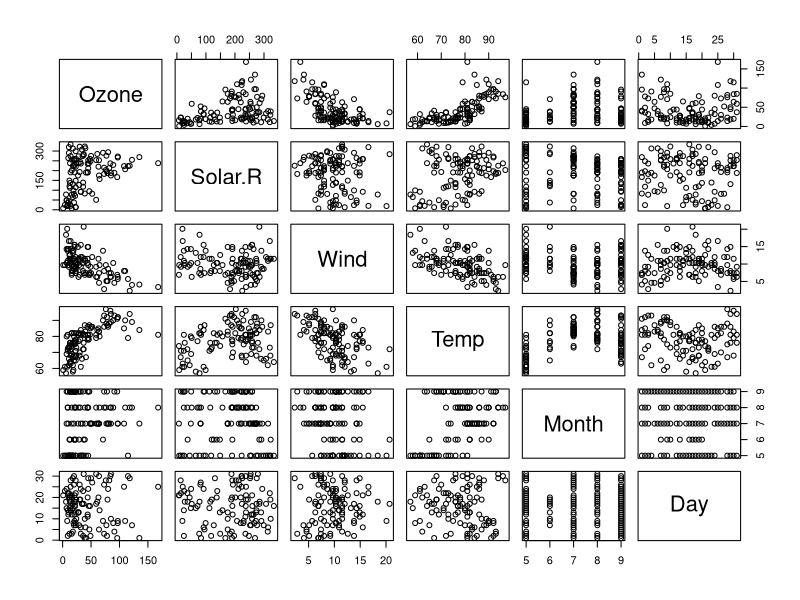
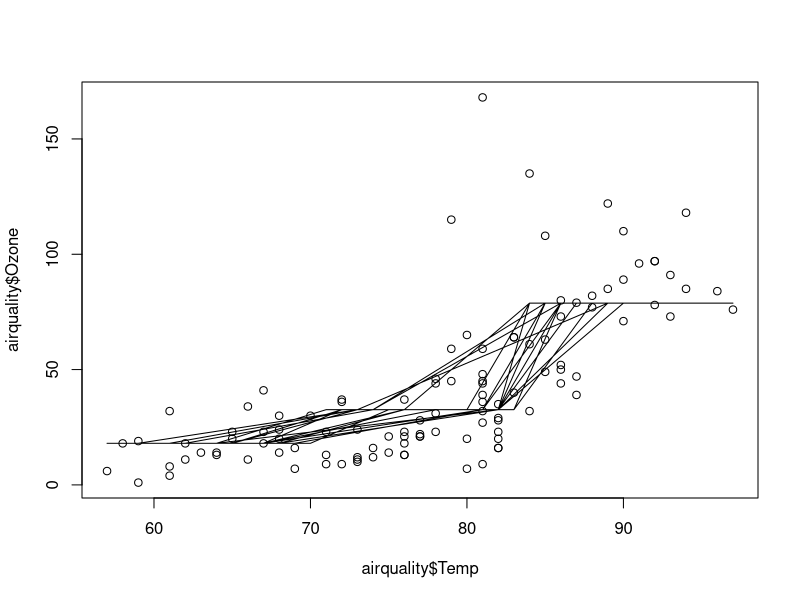
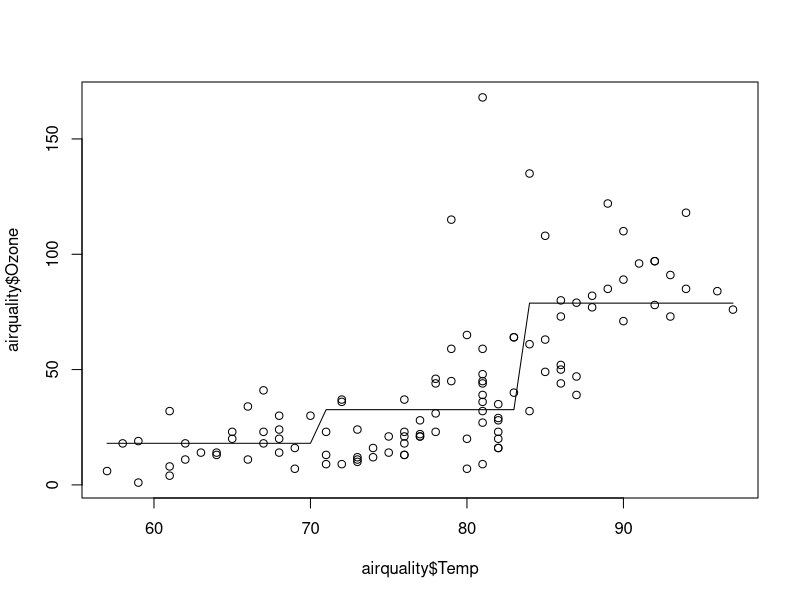
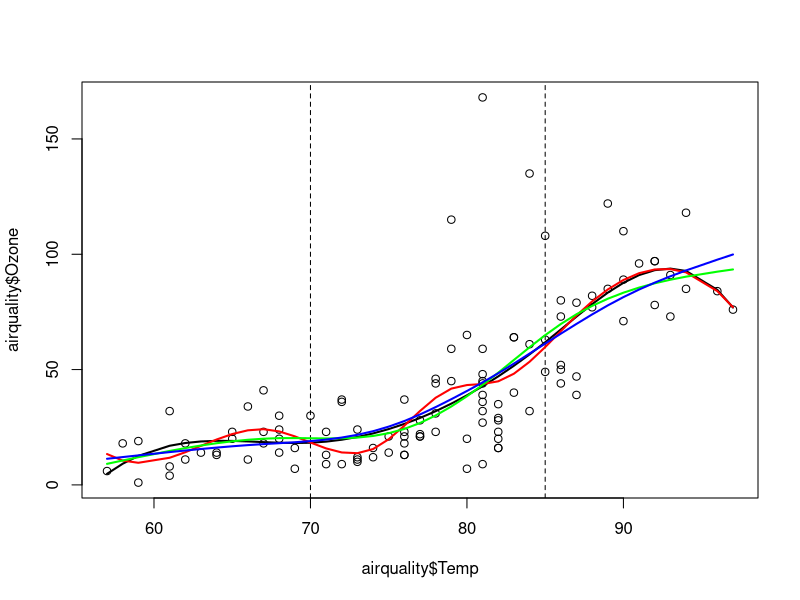
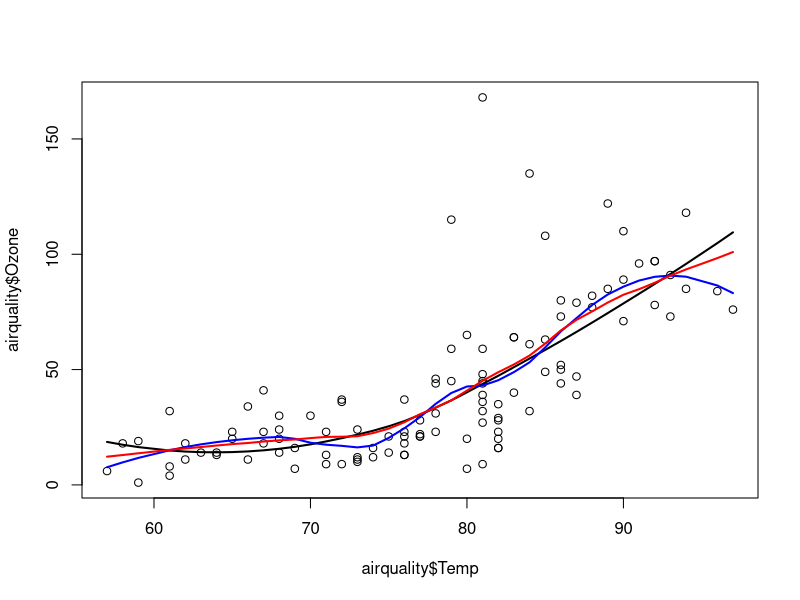
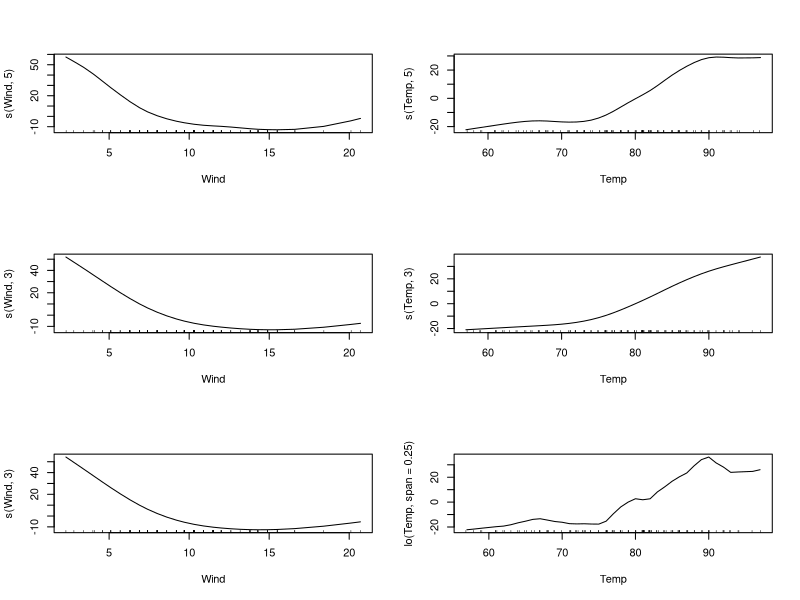

Source code (R) for these figures, in order:
# Chapter 7 Code

# Step functions ---------------------------------------------------

data(airquality)
airquality <- na.omit(airquality)

pairs(airquality)

plot(airquality$Temp, airquality$Ozone)

table(cut(airquality$Temp ,3)) 

stepfit1 <- lm(Ozone ~ cut(Temp, 3), data = airquality)
coef(stepfit1)
steppred1 <- predict(stepfit1)
lines(airquality$Temp, steppred1)

stepdat1 <- data.frame(Temp = airquality$Temp, steppred1)
stepdat1 <- stepdat1[order(stepdat1$Temp), ]
plot(airquality$Temp, airquality$Ozone)
lines(stepdat1$Temp, stepdat1$steppred1)



# Splines ----------------------------------------------------------

library(splines)

plot(airquality$Temp, airquality$Ozone)

fit1 <- lm(Ozone ~ bs(Temp, knots = c(70, 85)), data = airquality)
pred1 <- predict(fit1)
dat1 <- data.frame(Temp = airquality$Temp, pred1)
dat1 <- dat1[order(dat1$Temp), ]
lines(dat1$Temp, dat1$pred1, type = "l", lwd = 2)
abline(v = 70, lty = 2)
abline(v = 85, lty = 2)

fit2 <- lm(Ozone ~ bs(Temp, df = 8), data = airquality)
pred2 <- predict(fit2)
dat2 <- data.frame(Temp = airquality$Temp, pred2)
dat2 <- dat2[order(dat2$Temp), ]
lines(dat2$Temp, dat2$pred2, type = "l", col = "red", lwd = 2)
attr(bs(airquality$Temp, df = 8), "knots")

fit3 <- lm(Ozone ~ ns(Temp, df = 5), data = airquality)
pred3 <- predict(fit3)
dat3 <- data.frame(Temp = airquality$Temp, pred3)
dat3 <- dat3[order(dat3$Temp), ]
lines(dat3$Temp, dat3$pred3, type = "l", col = "green", lwd = 2)

fit4 <- smooth.spline(airquality$Temp, airquality$Ozone) 
pred4 <- predict(fit4)
lines(pred4$x, pred4$y, col = "blue", lwd = 2)
fit4$df
fit4$spar

# https://pclambert.net/interactivegraphs/spline_eg/spline_eg

# Local regression --------------------------------------------------

plot(airquality$Temp, airquality$Ozone)

locfit1 <- loess(airquality$Ozone ~ airquality$Temp, span = 1)
predloc1 <- predict(locfit1)
locdat1 <- data.frame(Temp = airquality$Temp, predloc1)
locdat1 <- locdat1[order(locdat1$Temp), ]
lines(locdat1$Temp, locdat1$predloc1, lwd = 2)

locfit2 <- loess(airquality$Ozone ~ airquality$Temp, span = 0.5)
predloc2 <- predict(locfit2)
locdat2 <- data.frame(Temp = airquality$Temp, predloc2)
locdat2 <- locdat2[order(locdat2$Temp), ]
lines(locdat2$Temp, locdat2$predloc2, col = "blue", lwd = 2)

locfit3 <- loess(airquality$Ozone ~ airquality$Temp, span = 0.5, degree = 1)
predloc3 <- predict(locfit3)
locdat3 <- data.frame(Temp = airquality$Temp, predloc3)
locdat3 <- locdat3[order(locdat3$Temp), ]
lines(locdat3$Temp, locdat3$predloc3, col = "red", lwd = 2)


# GAM ---------------------------------------------------------------

library(gam)
par(mfrow = c(3,2))

gam1 <- gam(Ozone ~ s(Wind, 5) + s(Temp, 5), data = airquality)
plot(gam1)

gam2 <- gam(Ozone ~ s(Wind, 3) + s(Temp, 3), data = airquality)
plot(gam2)

gam3 <- gam(Ozone ~ s(Wind, 3) + lo(Temp, span = 0.25), data = airquality)
plot(gam3)

gam4 <- lm(Ozone ~ bs(Wind, 3) + ns(Temp, 3) + poly(Solar.R, 2), data = airquality)
summary(gam4)
